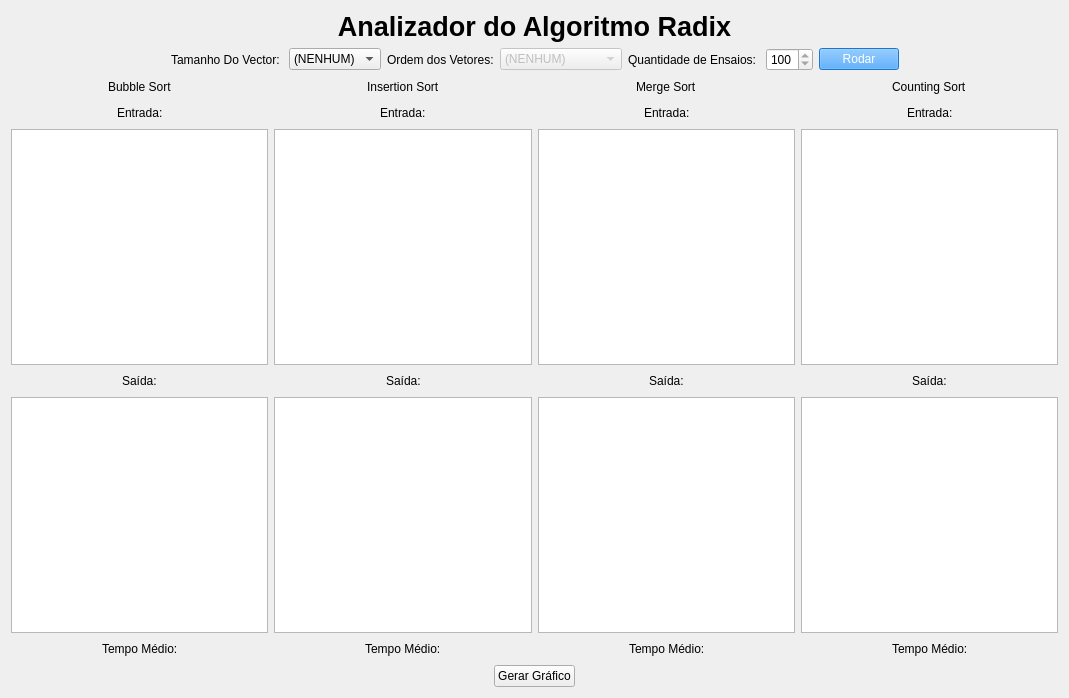
<?xml version="1.0" encoding="UTF-8"?>
<ui version="4.0">
 <class>TelaPrincipal</class>
 <widget class="QMainWindow" name="TelaPrincipal">
  <property name="geometry">
   <rect>
    <x>0</x>
    <y>0</y>
    <width>1069</width>
    <height>698</height>
   </rect>
  </property>
  <property name="windowTitle">
   <string>TelaPrincipal</string>
  </property>
  <widget class="QWidget" name="centralWidget">
   <layout class="QVBoxLayout" name="verticalLayout_5">
    <item>
     <widget class="QLabel" name="label_titulo">
      <property name="text">
       <string>&lt;html&gt;&lt;head/&gt;&lt;body&gt;&lt;p align=&quot;center&quot;&gt;&lt;span style=&quot; font-size:20pt; font-weight:600;&quot;&gt;Analizador do Algoritmo Radix&lt;/span&gt;&lt;/p&gt;&lt;/body&gt;&lt;/html&gt;</string>
      </property>
     </widget>
    </item>
    <item>
     <layout class="QHBoxLayout" name="horizontalLayout_9">
      <item>
       <spacer name="horizontalSpacer_9">
        <property name="orientation">
         <enum>Qt::Horizontal</enum>
        </property>
        <property name="sizeHint" stdset="0">
         <size>
          <width>40</width>
          <height>20</height>
         </size>
        </property>
       </spacer>
      </item>
      <item>
       <layout class="QHBoxLayout" name="horizontalLayout">
        <item>
         <widget class="QLabel" name="label_TamanhoVector">
          <property name="text">
           <string>Tamanho Do Vector: </string>
          </property>
         </widget>
        </item>
        <item>
         <widget class="QComboBox" name="comboBox_TamanhoVector">
          <item>
           <property name="text">
            <string>(NENHUM)</string>
           </property>
          </item>
          <item>
           <property name="text">
            <string>20</string>
           </property>
          </item>
          <item>
           <property name="text">
            <string>200</string>
           </property>
          </item>
          <item>
           <property name="text">
            <string>2000</string>
           </property>
          </item>
         </widget>
        </item>
       </layout>
      </item>
      <item>
       <layout class="QHBoxLayout" name="horizontalLayout_2">
        <item>
         <widget class="QLabel" name="label_OrdemVector">
          <property name="text">
           <string>Ordem dos Vetores:</string>
          </property>
         </widget>
        </item>
        <item>
         <widget class="QComboBox" name="comboBox_OrdemVector">
          <property name="enabled">
           <bool>false</bool>
          </property>
          <item>
           <property name="text">
            <string>(NENHUM)</string>
           </property>
          </item>
          <item>
           <property name="text">
            <string>ALEATÓRIO</string>
           </property>
          </item>
          <item>
           <property name="text">
            <string>CRESCENTE</string>
           </property>
          </item>
          <item>
           <property name="text">
            <string>DECRESCENTE</string>
           </property>
          </item>
         </widget>
        </item>
       </layout>
      </item>
      <item>
       <layout class="QHBoxLayout" name="horizontalLayout_8">
        <item>
         <widget class="QLabel" name="label_9">
          <property name="text">
           <string>Quantidade de Ensaios: </string>
          </property>
         </widget>
        </item>
        <item>
         <widget class="QSpinBox" name="spinBox_QuantidadeEnsaios">
          <property name="enabled">
           <bool>true</bool>
          </property>
          <property name="readOnly">
           <bool>true</bool>
          </property>
          <property name="minimum">
           <number>100</number>
          </property>
          <property name="maximum">
           <number>100</number>
          </property>
         </widget>
        </item>
       </layout>
      </item>
      <item>
       <widget class="QPushButton" name="pushButton_Executador">
        <property name="enabled">
         <bool>false</bool>
        </property>
        <property name="styleSheet">
         <string notr="true">background-color: rgb(30,144,255);
color: rgb(255, 255, 255);
font: 75 italic 11pt &quot;Mukti Narrow&quot;;</string>
        </property>
        <property name="text">
         <string>Rodar</string>
        </property>
       </widget>
      </item>
      <item>
       <spacer name="horizontalSpacer_10">
        <property name="orientation">
         <enum>Qt::Horizontal</enum>
        </property>
        <property name="sizeHint" stdset="0">
         <size>
          <width>40</width>
          <height>20</height>
         </size>
        </property>
       </spacer>
      </item>
     </layout>
    </item>
    <item>
     <layout class="QVBoxLayout" name="verticalLayout_7">
      <item>
       <layout class="QHBoxLayout" name="horizontalLayout_22">
        <item>
         <layout class="QVBoxLayout" name="verticalLayout">
          <item>
           <layout class="QHBoxLayout" name="horizontalLayout_3">
            <item>
             <spacer name="horizontalSpacer">
              <property name="orientation">
               <enum>Qt::Horizontal</enum>
              </property>
              <property name="sizeHint" stdset="0">
               <size>
                <width>40</width>
                <height>20</height>
               </size>
              </property>
             </spacer>
            </item>
            <item>
             <widget class="QLabel" name="label_BubbleSort">
              <property name="text">
               <string>Bubble Sort</string>
              </property>
             </widget>
            </item>
            <item>
             <spacer name="horizontalSpacer_2">
              <property name="orientation">
               <enum>Qt::Horizontal</enum>
              </property>
              <property name="sizeHint" stdset="0">
               <size>
                <width>40</width>
                <height>20</height>
               </size>
              </property>
             </spacer>
            </item>
           </layout>
          </item>
          <item>
           <layout class="QHBoxLayout" name="horizontalLayout_7">
            <item>
             <spacer name="horizontalSpacer_15">
              <property name="orientation">
               <enum>Qt::Horizontal</enum>
              </property>
              <property name="sizeHint" stdset="0">
               <size>
                <width>40</width>
                <height>20</height>
               </size>
              </property>
             </spacer>
            </item>
            <item>
             <widget class="QLabel" name="label">
              <property name="text">
               <string>Entrada:</string>
              </property>
             </widget>
            </item>
            <item>
             <spacer name="horizontalSpacer_16">
              <property name="orientation">
               <enum>Qt::Horizontal</enum>
              </property>
              <property name="sizeHint" stdset="0">
               <size>
                <width>40</width>
                <height>20</height>
               </size>
              </property>
             </spacer>
            </item>
           </layout>
          </item>
          <item>
           <widget class="QTextEdit" name="textEdit_BubbleSortEntrada">
            <property name="enabled">
             <bool>true</bool>
            </property>
            <property name="readOnly">
             <bool>true</bool>
            </property>
           </widget>
          </item>
          <item>
           <layout class="QHBoxLayout" name="horizontalLayout_14">
            <item>
             <spacer name="horizontalSpacer_23">
              <property name="orientation">
               <enum>Qt::Horizontal</enum>
              </property>
              <property name="sizeHint" stdset="0">
               <size>
                <width>40</width>
                <height>20</height>
               </size>
              </property>
             </spacer>
            </item>
            <item>
             <widget class="QLabel" name="label_5">
              <property name="text">
               <string>Saída:</string>
              </property>
             </widget>
            </item>
            <item>
             <spacer name="horizontalSpacer_24">
              <property name="orientation">
               <enum>Qt::Horizontal</enum>
              </property>
              <property name="sizeHint" stdset="0">
               <size>
                <width>40</width>
                <height>20</height>
               </size>
              </property>
             </spacer>
            </item>
           </layout>
          </item>
          <item>
           <widget class="QTextEdit" name="textEdit_BubbleSortSaida">
            <property name="readOnly">
             <bool>true</bool>
            </property>
           </widget>
          </item>
          <item>
           <layout class="QHBoxLayout" name="horizontalLayout_18">
            <item>
             <spacer name="horizontalSpacer_31">
              <property name="orientation">
               <enum>Qt::Horizontal</enum>
              </property>
              <property name="sizeHint" stdset="0">
               <size>
                <width>40</width>
                <height>20</height>
               </size>
              </property>
             </spacer>
            </item>
            <item>
             <widget class="QLabel" name="label_TempoBubble">
              <property name="text">
               <string>Tempo Médio:</string>
              </property>
             </widget>
            </item>
            <item>
             <spacer name="horizontalSpacer_32">
              <property name="orientation">
               <enum>Qt::Horizontal</enum>
              </property>
              <property name="sizeHint" stdset="0">
               <size>
                <width>40</width>
                <height>20</height>
               </size>
              </property>
             </spacer>
            </item>
           </layout>
          </item>
         </layout>
        </item>
        <item>
         <layout class="QVBoxLayout" name="verticalLayout_2">
          <item>
           <layout class="QHBoxLayout" name="horizontalLayout_4">
            <item>
             <spacer name="horizontalSpacer_3">
              <property name="orientation">
               <enum>Qt::Horizontal</enum>
              </property>
              <property name="sizeHint" stdset="0">
               <size>
                <width>40</width>
                <height>20</height>
               </size>
              </property>
             </spacer>
            </item>
            <item>
             <widget class="QLabel" name="label_InsertionSort">
              <property name="text">
               <string>Insertion Sort</string>
              </property>
             </widget>
            </item>
            <item>
             <spacer name="horizontalSpacer_4">
              <property name="orientation">
               <enum>Qt::Horizontal</enum>
              </property>
              <property name="sizeHint" stdset="0">
               <size>
                <width>40</width>
                <height>20</height>
               </size>
              </property>
             </spacer>
            </item>
           </layout>
          </item>
          <item>
           <layout class="QHBoxLayout" name="horizontalLayout_11">
            <item>
             <spacer name="horizontalSpacer_17">
              <property name="orientation">
               <enum>Qt::Horizontal</enum>
              </property>
              <property name="sizeHint" stdset="0">
               <size>
                <width>40</width>
                <height>20</height>
               </size>
              </property>
             </spacer>
            </item>
            <item>
             <widget class="QLabel" name="label_2">
              <property name="text">
               <string>Entrada:</string>
              </property>
             </widget>
            </item>
            <item>
             <spacer name="horizontalSpacer_18">
              <property name="orientation">
               <enum>Qt::Horizontal</enum>
              </property>
              <property name="sizeHint" stdset="0">
               <size>
                <width>40</width>
                <height>20</height>
               </size>
              </property>
             </spacer>
            </item>
           </layout>
          </item>
          <item>
           <widget class="QTextEdit" name="textEdit_SelectionSortEntrada">
            <property name="enabled">
             <bool>true</bool>
            </property>
            <property name="readOnly">
             <bool>true</bool>
            </property>
           </widget>
          </item>
          <item>
           <layout class="QHBoxLayout" name="horizontalLayout_15">
            <item>
             <spacer name="horizontalSpacer_25">
              <property name="orientation">
               <enum>Qt::Horizontal</enum>
              </property>
              <property name="sizeHint" stdset="0">
               <size>
                <width>40</width>
                <height>20</height>
               </size>
              </property>
             </spacer>
            </item>
            <item>
             <widget class="QLabel" name="label_6">
              <property name="text">
               <string>Saída:</string>
              </property>
             </widget>
            </item>
            <item>
             <spacer name="horizontalSpacer_26">
              <property name="orientation">
               <enum>Qt::Horizontal</enum>
              </property>
              <property name="sizeHint" stdset="0">
               <size>
                <width>40</width>
                <height>20</height>
               </size>
              </property>
             </spacer>
            </item>
           </layout>
          </item>
          <item>
           <widget class="QTextEdit" name="textEdit_SelectionSortSaida">
            <property name="readOnly">
             <bool>true</bool>
            </property>
           </widget>
          </item>
          <item>
           <layout class="QHBoxLayout" name="horizontalLayout_19">
            <item>
             <spacer name="horizontalSpacer_33">
              <property name="orientation">
               <enum>Qt::Horizontal</enum>
              </property>
              <property name="sizeHint" stdset="0">
               <size>
                <width>40</width>
                <height>20</height>
               </size>
              </property>
             </spacer>
            </item>
            <item>
             <widget class="QLabel" name="label_TempoSelection">
              <property name="text">
               <string>Tempo Médio:</string>
              </property>
             </widget>
            </item>
            <item>
             <spacer name="horizontalSpacer_34">
              <property name="orientation">
               <enum>Qt::Horizontal</enum>
              </property>
              <property name="sizeHint" stdset="0">
               <size>
                <width>40</width>
                <height>20</height>
               </size>
              </property>
             </spacer>
            </item>
           </layout>
          </item>
         </layout>
        </item>
        <item>
         <layout class="QVBoxLayout" name="verticalLayout_3">
          <item>
           <layout class="QHBoxLayout" name="horizontalLayout_5">
            <item>
             <spacer name="horizontalSpacer_5">
              <property name="orientation">
               <enum>Qt::Horizontal</enum>
              </property>
              <property name="sizeHint" stdset="0">
               <size>
                <width>40</width>
                <height>20</height>
               </size>
              </property>
             </spacer>
            </item>
            <item>
             <widget class="QLabel" name="label_MergeSort">
              <property name="text">
               <string>Merge Sort</string>
              </property>
             </widget>
            </item>
            <item>
             <spacer name="horizontalSpacer_6">
              <property name="orientation">
               <enum>Qt::Horizontal</enum>
              </property>
              <property name="sizeHint" stdset="0">
               <size>
                <width>40</width>
                <height>20</height>
               </size>
              </property>
             </spacer>
            </item>
           </layout>
          </item>
          <item>
           <layout class="QHBoxLayout" name="horizontalLayout_12">
            <item>
             <spacer name="horizontalSpacer_19">
              <property name="orientation">
               <enum>Qt::Horizontal</enum>
              </property>
              <property name="sizeHint" stdset="0">
               <size>
                <width>40</width>
                <height>20</height>
               </size>
              </property>
             </spacer>
            </item>
            <item>
             <widget class="QLabel" name="label_3">
              <property name="text">
               <string>Entrada:</string>
              </property>
             </widget>
            </item>
            <item>
             <spacer name="horizontalSpacer_20">
              <property name="orientation">
               <enum>Qt::Horizontal</enum>
              </property>
              <property name="sizeHint" stdset="0">
               <size>
                <width>40</width>
                <height>20</height>
               </size>
              </property>
             </spacer>
            </item>
           </layout>
          </item>
          <item>
           <widget class="QTextEdit" name="textEdit_MergeSortEntrada">
            <property name="enabled">
             <bool>true</bool>
            </property>
            <property name="readOnly">
             <bool>true</bool>
            </property>
           </widget>
          </item>
          <item>
           <layout class="QHBoxLayout" name="horizontalLayout_16">
            <item>
             <spacer name="horizontalSpacer_27">
              <property name="orientation">
               <enum>Qt::Horizontal</enum>
              </property>
              <property name="sizeHint" stdset="0">
               <size>
                <width>40</width>
                <height>20</height>
               </size>
              </property>
             </spacer>
            </item>
            <item>
             <widget class="QLabel" name="label_7">
              <property name="text">
               <string>Saída:</string>
              </property>
             </widget>
            </item>
            <item>
             <spacer name="horizontalSpacer_28">
              <property name="orientation">
               <enum>Qt::Horizontal</enum>
              </property>
              <property name="sizeHint" stdset="0">
               <size>
                <width>40</width>
                <height>20</height>
               </size>
              </property>
             </spacer>
            </item>
           </layout>
          </item>
          <item>
           <widget class="QTextEdit" name="textEdit_MergeSortSaida">
            <property name="readOnly">
             <bool>true</bool>
            </property>
           </widget>
          </item>
          <item>
           <layout class="QHBoxLayout" name="horizontalLayout_20">
            <item>
             <spacer name="horizontalSpacer_35">
              <property name="orientation">
               <enum>Qt::Horizontal</enum>
              </property>
              <property name="sizeHint" stdset="0">
               <size>
                <width>40</width>
                <height>20</height>
               </size>
              </property>
             </spacer>
            </item>
            <item>
             <widget class="QLabel" name="label_TempoMerge">
              <property name="text">
               <string>Tempo Médio:</string>
              </property>
             </widget>
            </item>
            <item>
             <spacer name="horizontalSpacer_36">
              <property name="orientation">
               <enum>Qt::Horizontal</enum>
              </property>
              <property name="sizeHint" stdset="0">
               <size>
                <width>40</width>
                <height>20</height>
               </size>
              </property>
             </spacer>
            </item>
           </layout>
          </item>
         </layout>
        </item>
        <item>
         <layout class="QVBoxLayout" name="verticalLayout_4">
          <item>
           <layout class="QHBoxLayout" name="horizontalLayout_6">
            <item>
             <spacer name="horizontalSpacer_7">
              <property name="orientation">
               <enum>Qt::Horizontal</enum>
              </property>
              <property name="sizeHint" stdset="0">
               <size>
                <width>40</width>
                <height>20</height>
               </size>
              </property>
             </spacer>
            </item>
            <item>
             <widget class="QLabel" name="label_CountingSort">
              <property name="text">
               <string>Counting Sort</string>
              </property>
             </widget>
            </item>
            <item>
             <spacer name="horizontalSpacer_8">
              <property name="orientation">
               <enum>Qt::Horizontal</enum>
              </property>
              <property name="sizeHint" stdset="0">
               <size>
                <width>40</width>
                <height>20</height>
               </size>
              </property>
             </spacer>
            </item>
           </layout>
          </item>
          <item>
           <layout class="QHBoxLayout" name="horizontalLayout_13">
            <item>
             <spacer name="horizontalSpacer_21">
              <property name="orientation">
               <enum>Qt::Horizontal</enum>
              </property>
              <property name="sizeHint" stdset="0">
               <size>
                <width>40</width>
                <height>20</height>
               </size>
              </property>
             </spacer>
            </item>
            <item>
             <widget class="QLabel" name="label_4">
              <property name="text">
               <string>Entrada:</string>
              </property>
             </widget>
            </item>
            <item>
             <spacer name="horizontalSpacer_22">
              <property name="orientation">
               <enum>Qt::Horizontal</enum>
              </property>
              <property name="sizeHint" stdset="0">
               <size>
                <width>40</width>
                <height>20</height>
               </size>
              </property>
             </spacer>
            </item>
           </layout>
          </item>
          <item>
           <widget class="QTextEdit" name="textEdit_CountingSortEntrada">
            <property name="enabled">
             <bool>true</bool>
            </property>
            <property name="readOnly">
             <bool>true</bool>
            </property>
           </widget>
          </item>
          <item>
           <layout class="QHBoxLayout" name="horizontalLayout_17">
            <item>
             <spacer name="horizontalSpacer_29">
              <property name="orientation">
               <enum>Qt::Horizontal</enum>
              </property>
              <property name="sizeHint" stdset="0">
               <size>
                <width>40</width>
                <height>20</height>
               </size>
              </property>
             </spacer>
            </item>
            <item>
             <widget class="QLabel" name="label_8">
              <property name="text">
               <string>Saída:</string>
              </property>
             </widget>
            </item>
            <item>
             <spacer name="horizontalSpacer_30">
              <property name="orientation">
               <enum>Qt::Horizontal</enum>
              </property>
              <property name="sizeHint" stdset="0">
               <size>
                <width>40</width>
                <height>20</height>
               </size>
              </property>
             </spacer>
            </item>
           </layout>
          </item>
          <item>
           <widget class="QTextEdit" name="textEdit_CountingSortSaida">
            <property name="readOnly">
             <bool>true</bool>
            </property>
           </widget>
          </item>
          <item>
           <layout class="QHBoxLayout" name="horizontalLayout_21">
            <item>
             <spacer name="horizontalSpacer_37">
              <property name="orientation">
               <enum>Qt::Horizontal</enum>
              </property>
              <property name="sizeHint" stdset="0">
               <size>
                <width>40</width>
                <height>20</height>
               </size>
              </property>
             </spacer>
            </item>
            <item>
             <widget class="QLabel" name="label_TempoCounting">
              <property name="text">
               <string>Tempo Médio:</string>
              </property>
             </widget>
            </item>
            <item>
             <spacer name="horizontalSpacer_38">
              <property name="orientation">
               <enum>Qt::Horizontal</enum>
              </property>
              <property name="sizeHint" stdset="0">
               <size>
                <width>40</width>
                <height>20</height>
               </size>
              </property>
             </spacer>
            </item>
           </layout>
          </item>
         </layout>
        </item>
       </layout>
      </item>
     </layout>
    </item>
    <item>
     <layout class="QHBoxLayout" name="horizontalLayout_24">
      <item>
       <spacer name="horizontalSpacer_41">
        <property name="orientation">
         <enum>Qt::Horizontal</enum>
        </property>
        <property name="sizeHint" stdset="0">
         <size>
          <width>40</width>
          <height>20</height>
         </size>
        </property>
       </spacer>
      </item>
      <item>
       <widget class="QPushButton" name="pushButton">
        <property name="text">
         <string>Gerar Gráfico</string>
        </property>
       </widget>
      </item>
      <item>
       <spacer name="horizontalSpacer_42">
        <property name="orientation">
         <enum>Qt::Horizontal</enum>
        </property>
        <property name="sizeHint" stdset="0">
         <size>
          <width>40</width>
          <height>20</height>
         </size>
        </property>
       </spacer>
      </item>
     </layout>
    </item>
   </layout>
  </widget>
 </widget>
 <layoutdefault spacing="6" margin="11"/>
 <resources/>
 <connections/>
</ui>
